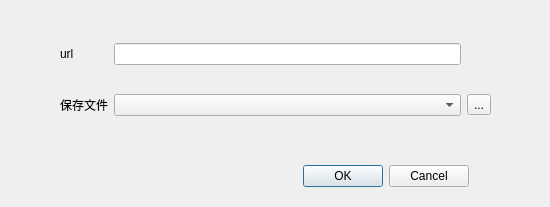
<?xml version="1.0" encoding="UTF-8"?>
<ui version="4.0">
 <class>NewTaskDialog</class>
 <widget class="QDialog" name="NewTaskDialog">
  <property name="geometry">
   <rect>
    <x>0</x>
    <y>0</y>
    <width>550</width>
    <height>207</height>
   </rect>
  </property>
  <property name="windowTitle">
   <string>Dialog</string>
  </property>
  <widget class="QDialogButtonBox" name="buttonBox">
   <property name="geometry">
    <rect>
     <x>290</x>
     <y>160</y>
     <width>191</width>
     <height>32</height>
    </rect>
   </property>
   <property name="styleSheet">
    <string notr="true"/>
   </property>
   <property name="orientation">
    <enum>Qt::Orientation::Horizontal</enum>
   </property>
   <property name="standardButtons">
    <set>QDialogButtonBox::StandardButton::Cancel|QDialogButtonBox::StandardButton::Ok</set>
   </property>
   <property name="centerButtons">
    <bool>true</bool>
   </property>
  </widget>
  <widget class="QWidget" name="widget" native="true">
   <property name="geometry">
    <rect>
     <x>60</x>
     <y>20</y>
     <width>431</width>
     <height>121</height>
    </rect>
   </property>
   <layout class="QGridLayout" name="gridLayout">
    <item row="0" column="0">
     <widget class="QLabel" name="label">
      <property name="text">
       <string>url</string>
      </property>
     </widget>
    </item>
    <item row="0" column="1">
     <widget class="QLineEdit" name="url"/>
    </item>
    <item row="1" column="0">
     <widget class="QLabel" name="label_2">
      <property name="text">
       <string>保存文件</string>
      </property>
     </widget>
    </item>
    <item row="1" column="1">
     <widget class="QComboBox" name="path"/>
    </item>
    <item row="1" column="2">
     <widget class="QToolButton" name="selectBtn">
      <property name="text">
       <string>...</string>
      </property>
     </widget>
    </item>
   </layout>
  </widget>
 </widget>
 <resources/>
 <connections>
  <connection>
   <sender>buttonBox</sender>
   <signal>accepted()</signal>
   <receiver>NewTaskDialog</receiver>
   <slot>accept()</slot>
   <hints>
    <hint type="sourcelabel">
     <x>248</x>
     <y>254</y>
    </hint>
    <hint type="destinationlabel">
     <x>157</x>
     <y>274</y>
    </hint>
   </hints>
  </connection>
  <connection>
   <sender>buttonBox</sender>
   <signal>rejected()</signal>
   <receiver>NewTaskDialog</receiver>
   <slot>reject()</slot>
   <hints>
    <hint type="sourcelabel">
     <x>316</x>
     <y>260</y>
    </hint>
    <hint type="destinationlabel">
     <x>286</x>
     <y>274</y>
    </hint>
   </hints>
  </connection>
 </connections>
</ui>
